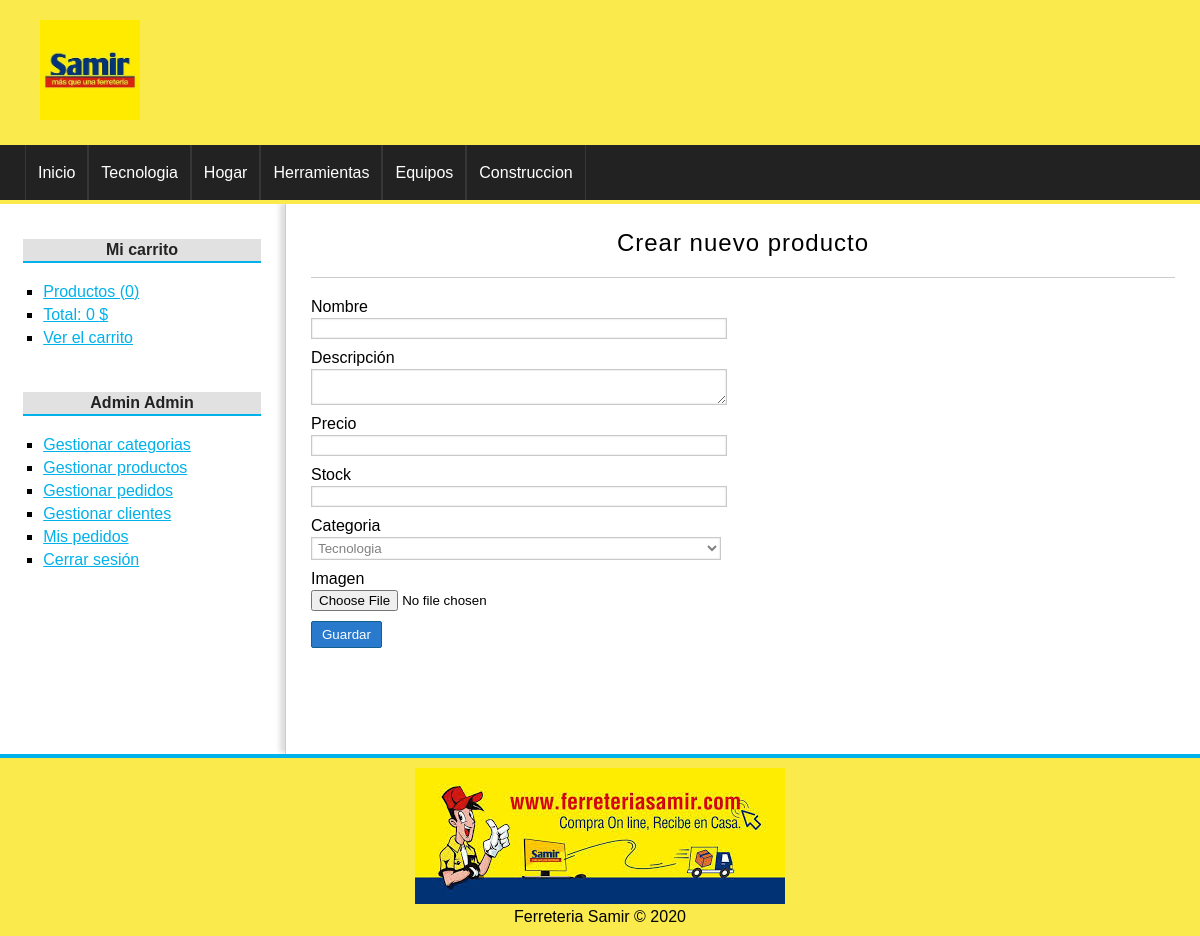
Page /producto/crear (signed in) on the committed database.
### tables this page shows
CREATE TABLE `categorias` (
  `id` int(255) NOT NULL,
  `nombre` varchar(100) NOT NULL
);

### config/db.php (called while the page is built)
<?php
class Database{
	public static function connect(){
		$db = new mysqli('localhost', 'root', '', 'tienda_master');
		$db->query("SET NAMES 'utf8'");
		return $db;
	}
}

### helpers/utils.php (called while the page is built, shortened)
<?php
class Utils{
	public static function showCategorias(){
		require_once 'models/categoria.php';
		$categoria = new Categoria();
		$categorias = $categoria->getAll();
		return $categorias;
	}
}

### models/categoria.php (called while the page is built, shortened)
<?php
class Categoria{
	private $db;
	public function __construct() {
		$this->db = Database::connect();
	}
	public function getAll(){
		$categorias = $this->db->query("SELECT * FROM categorias ORDER BY id DESC;");
		return $categorias;
	}
}

### controllers/ProductoController.php (called while the page is built, shortened)
<?php
class productoController{
	public function crear(){
		require_once 'views/producto/crear.php';
	}
}

### views/producto/crear.php (the view, shortened to what this page needs)
<?php if(isset($edit) && isset($pro) && is_object($pro)): ?>
	<h1>Editar producto <?=$pro->nombre?></h1>
	<?php $url_action = base_url."producto/save&id=".$pro->id; ?>
<?php else: ?>
	<h1>Crear nuevo producto</h1>
	<?php $url_action = base_url."producto/save"; ?>
<?php endif; ?>
<div class="form_container">
	<form action="<?=$url_action?>" method="POST" enctype="multipart/form-data">
		<label for="nombre">Nombre</label>
		<input type="text" name="nombre" value="<?=isset($pro) && is_object($pro) ? $pro->nombre : ''; ?>"/>
		<label for="descripcion">Descripción</label>
		<textarea name="descripcion"><?=isset($pro) && is_object($pro) ? $pro->descripcion : ''; ?></textarea>
		<label for="precio">Precio</label>
		<input type="text" name="precio" value="<?=isset($pro) && is_object($pro) ? $pro->precio : ''; ?>"/>
		<label for="stock">Stock</label>
		<input type="number" name="stock" value="<?=isset($pro) && is_object($pro) ? $pro->stock : ''; ?>"/>
		<label for="categoria">Categoria</label>
		<?php $categorias = Utils::showCategorias(); ?>
		<select name="categoria">
			<?php while ($cat = $categorias->fetch_object()): ?>
				<option value="<?= $cat->id ?>" <?=isset($pro) && is_object($pro) && $cat->id == $pro->categoria_id ? 'selected' : ''; ?>>
					<?= $cat->nombre ?>
				</option>
			<?php endwhile; ?>
		</select>
		<label for="imagen">Imagen</label>
		<input type="file" name="imagen" />
		<input type="submit" value="Guardar" />
	</form>
</div>

### views/layout/header.php (shortened to what this page needs)
<!DOCTYPE HTML>
<html lang="es">
	<head>
		<link rel="stylesheet" href="<?=base_url?>assets/css/styles.css" />
	</head>
	<body>
		<div id="container">
			<header id="header">
				<div id="logo">
					<img src="<?=base_url?>assets/img/samir.jpg" alt="Ferreteria Samir" />
				</div>
			</header>
			<?php $categorias = Utils::showCategorias(); ?>
			<nav id="menu">
				<ul>
					<li>
						<a href="<?=base_url?>">Inicio</a>
					</li>
					<?php while($cat = $categorias->fetch_object()): ?>
						<li>
							<a href="<?=base_url?>categoria/ver&id=<?=$cat->id?>"><?=$cat->nombre?></a>
						</li>
					<?php endwhile; ?>
				</ul>
			</nav>
			<div id="content">

### assets/css/styles.css (style rules this page uses)
* { padding: 0px; margin: 0px; font-family: sans-serif, Helvetica, Arial; }
a { color: #01B1EA; }
#container { width: 100%; margin: 0px auto; box-shadow: 0px 0px 10px gray; background: white; }
#header { height: 145px; background: #FAEA4C; }
#logo { padding: 20px; margin-left: 20px; float:left; }
#logo img { float:left; height: 100px; }
#menu { clear:both; background: #222; color: white; height: 55px; border-bottom: 4px solid #FAEA4C; }
#menu ul { list-style: none; text-decoration: none; margin: 0px auto; margin-left: 25px; }
#menu ul li { line-height: 55px; float:left; border-right: 1px solid #363636; }
#menu a { display: block; color: white; text-decoration: none; padding-left: 12px; padding-right: 12px; transition: all 300ms; }
#menu a:first-child { border-left: 1px solid #363636; }
#content { margin: 0px auto; overflow: hidden; background: white; }
.form_container { width: 50%; }
label, input[type="text"], input[type="password"], input[type="email"], input[type="number"], select, textarea { display:block; width: 95%; margin-top: 2px; margin-bottom: 2px; }
input[type="text"], input[type="password"], input[type="email"], input[type="number"], select, textarea { border: 1px solid #C9C9C9; box-shadow: 0px 0px 2px #ccc inset; background: white; padding: 2px; color: gray; transition: all 300ms; }
input[type="button"], input[type="submit"], button, .button { display: block; border-radius: 2px; width: auto; padding: 5px; padding-left: 10px; padding-right: 10px; color: white; background: #2979CD; border: 1px solid #11608E; cursor:pointer; }
label, input[type="button"], input[type="submit"], button { display:block; margin-top: 10px; }
#central h1 { font-size: 24px; font-weight: normal; letter-spacing: 1px; text-align: center; border-bottom: 1px solid #ccc; margin-bottom: 20px; padding: 20px; padding-top: 0px; }

### rows in the picture
categorias: nombre "Tecnologia"
categorias: nombre "Hogar"
categorias: nombre "Herramientas"
categorias: nombre "Equipos"
categorias: nombre "Construccion"

### other values in the picture
$stats['count'] "0"
$stats['total'] "0"
$_SESSION['identity']->nombre "Admin"
$_SESSION['identity']->apellidos "Admin"
form field categoria "Tecnologia"
